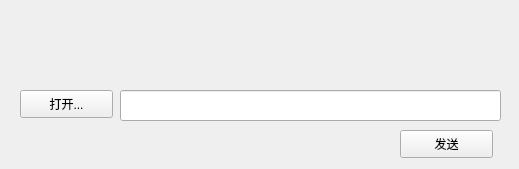
<?xml version="1.0" encoding="UTF-8"?>
<ui version="4.0">
 <class>SendFile</class>
 <widget class="QWidget" name="SendFile">
  <property name="geometry">
   <rect>
    <x>0</x>
    <y>0</y>
    <width>519</width>
    <height>169</height>
   </rect>
  </property>
  <property name="sizePolicy">
   <sizepolicy hsizetype="Fixed" vsizetype="Fixed">
    <horstretch>0</horstretch>
    <verstretch>0</verstretch>
   </sizepolicy>
  </property>
  <property name="minimumSize">
   <size>
    <width>519</width>
    <height>169</height>
   </size>
  </property>
  <property name="maximumSize">
   <size>
    <width>519</width>
    <height>169</height>
   </size>
  </property>
  <property name="windowTitle">
   <string>SendFile</string>
  </property>
  <widget class="QWidget" name="titleWidget" native="true">
   <property name="geometry">
    <rect>
     <x>0</x>
     <y>0</y>
     <width>519</width>
     <height>50</height>
    </rect>
   </property>
   <property name="titleskin" stdset="0">
    <bool>true</bool>
   </property>
  </widget>
  <widget class="QWidget" name="bodyWidget" native="true">
   <property name="geometry">
    <rect>
     <x>0</x>
     <y>50</y>
     <width>519</width>
     <height>119</height>
    </rect>
   </property>
   <property name="buttomskin" stdset="0">
    <bool>true</bool>
   </property>
   <widget class="QPushButton" name="openBtn">
    <property name="geometry">
     <rect>
      <x>20</x>
      <y>40</y>
      <width>93</width>
      <height>28</height>
     </rect>
    </property>
    <property name="text">
     <string>打开...</string>
    </property>
   </widget>
   <widget class="QPushButton" name="sendBtn">
    <property name="geometry">
     <rect>
      <x>400</x>
      <y>80</y>
      <width>93</width>
      <height>28</height>
     </rect>
    </property>
    <property name="text">
     <string>发送</string>
    </property>
   </widget>
   <widget class="QLineEdit" name="lineEdit">
    <property name="geometry">
     <rect>
      <x>120</x>
      <y>40</y>
      <width>381</width>
      <height>31</height>
     </rect>
    </property>
   </widget>
  </widget>
 </widget>
 <layoutdefault spacing="6" margin="11"/>
 <resources/>
 <connections/>
</ui>
